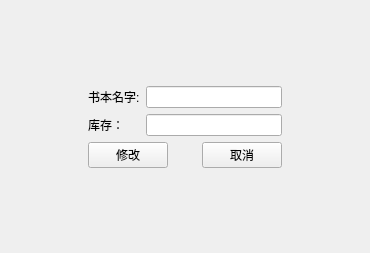
<?xml version="1.0" encoding="UTF-8"?>
<ui version="4.0">
 <class>BookEditView</class>
 <widget class="QWidget" name="BookEditView">
  <property name="geometry">
   <rect>
    <x>0</x>
    <y>0</y>
    <width>370</width>
    <height>253</height>
   </rect>
  </property>
  <property name="windowTitle">
   <string>书本编辑</string>
  </property>
  <layout class="QGridLayout" name="gridLayout_3">
   <item row="0" column="1">
    <spacer name="verticalSpacer_2">
     <property name="orientation">
      <enum>Qt::Orientation::Vertical</enum>
     </property>
     <property name="sizeHint" stdset="0">
      <size>
       <width>20</width>
       <height>79</height>
      </size>
     </property>
    </spacer>
   </item>
   <item row="1" column="0">
    <spacer name="horizontalSpacer">
     <property name="orientation">
      <enum>Qt::Orientation::Horizontal</enum>
     </property>
     <property name="sizeHint" stdset="0">
      <size>
       <width>96</width>
       <height>20</height>
      </size>
     </property>
    </spacer>
   </item>
   <item row="1" column="1">
    <layout class="QGridLayout" name="gridLayout_2">
     <item row="0" column="0" colspan="3">
      <layout class="QGridLayout" name="gridLayout">
       <item row="1" column="0">
        <widget class="QLabel" name="label_5">
         <property name="text">
          <string>库存：</string>
         </property>
        </widget>
       </item>
       <item row="1" column="1">
        <widget class="QLineEdit" name="InputStock"/>
       </item>
       <item row="0" column="1">
        <widget class="QLineEdit" name="InputBookName"/>
       </item>
       <item row="0" column="0">
        <widget class="QLabel" name="label">
         <property name="text">
          <string>书本名字:</string>
         </property>
        </widget>
       </item>
      </layout>
     </item>
     <item row="1" column="0">
      <widget class="QPushButton" name="btEdit">
       <property name="text">
        <string>修改</string>
       </property>
      </widget>
     </item>
     <item row="1" column="1">
      <spacer name="horizontalSpacer_3">
       <property name="orientation">
        <enum>Qt::Orientation::Horizontal</enum>
       </property>
       <property name="sizeHint" stdset="0">
        <size>
         <width>40</width>
         <height>20</height>
        </size>
       </property>
      </spacer>
     </item>
     <item row="1" column="2">
      <widget class="QPushButton" name="btCancel">
       <property name="text">
        <string>取消</string>
       </property>
      </widget>
     </item>
    </layout>
   </item>
   <item row="1" column="2">
    <spacer name="horizontalSpacer_2">
     <property name="orientation">
      <enum>Qt::Orientation::Horizontal</enum>
     </property>
     <property name="sizeHint" stdset="0">
      <size>
       <width>96</width>
       <height>20</height>
      </size>
     </property>
    </spacer>
   </item>
   <item row="2" column="1">
    <spacer name="verticalSpacer">
     <property name="orientation">
      <enum>Qt::Orientation::Vertical</enum>
     </property>
     <property name="sizeHint" stdset="0">
      <size>
       <width>20</width>
       <height>78</height>
      </size>
     </property>
    </spacer>
   </item>
  </layout>
 </widget>
 <resources/>
 <connections/>
</ui>
